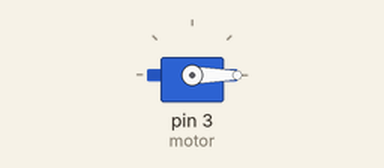
The sketch below on a simulated Arduino Uno, built with avr-gcc and run on an emulated ATmega328P. Parts: servo.

Above: at 0.05 s.
At 1.5 s:
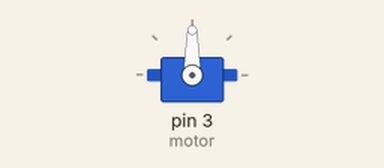
At 3.0 s:
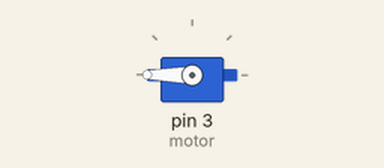
Timing chart, 0 to 6.9 s (numbered marks = the images above):
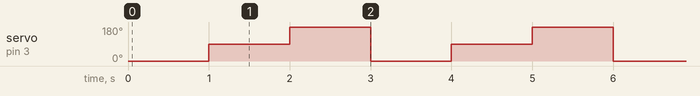

Measured:
- by itself, servo on pin 3 (motor): repeats every 3.0 s: 180° 1.0 s, 0° 1.0 s, 90° 1.0 s

The sketch:

servo1.ino
```cpp
#include <Servo.h>

Servo motor;
void setup() {
  // put your setup code here, to run once:

  Serial.begin(9600);
  motor.attach(3);
}

void loop() {
  // put your main code here, to run repeatedly:
motor.write(0);
delay(1000);

motor.write(90);
delay(1000);

motor.write(180);
delay(1000);
}
```
